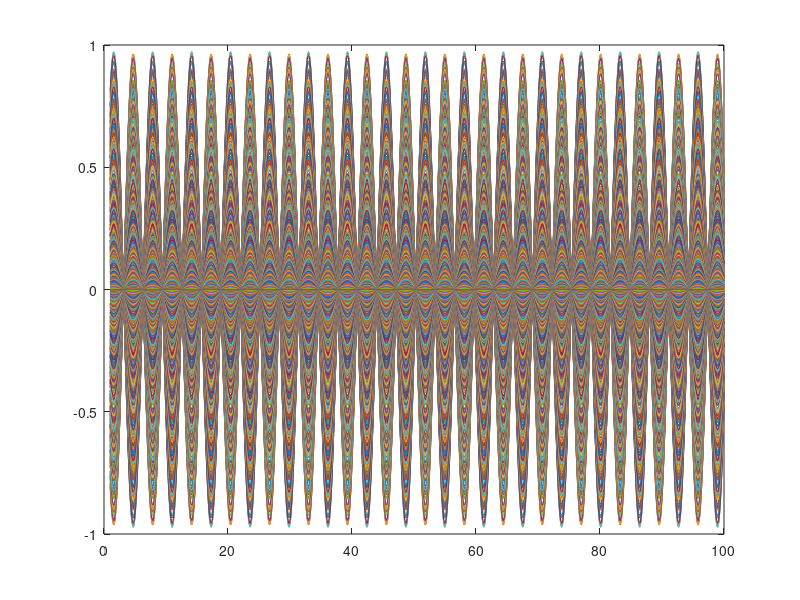

Here is the MATLAB script that generated this plot:
close all
figure();
x = 1:0.1:100;
numSamps = length(x); 
sin1 = sin(x); 
plot(x,sin1) 
modEnvelope = sawtooth(2*pi*[.25:1/(2*(numSamps-1)):.75],.5);
plot(x,modEnvelope)
modulatedSound = sin1.*modEnvelope; 
plot(x,modulatedSound)
demodulatedSound = modulatedSound.*sin1'; 
plot(x,demodulatedSound) 


% Then low-pass filter 